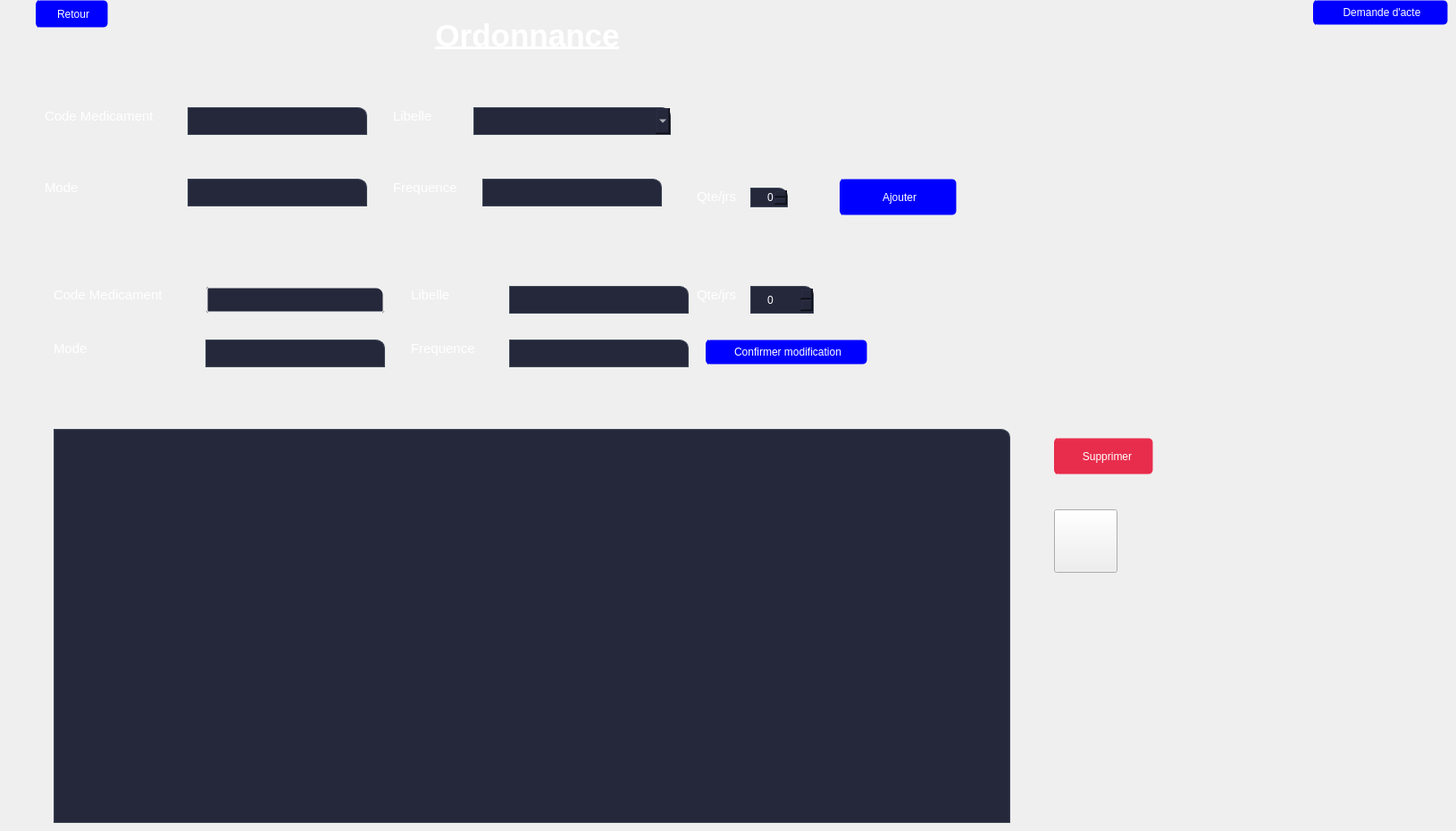
    <widget class="QWidget" name="page_4">
     <widget class="QLabel" name="titre_ord">
      <property name="geometry">
       <rect>
        <x>410</x>
        <y>0</y>
        <width>361</width>
        <height>81</height>
       </rect>
      </property>
      <property name="text">
       <string>&lt;html&gt;&lt;head/&gt;&lt;body&gt;&lt;p align=&quot;center&quot;&gt;&lt;span style=&quot; font-size:26pt; font-weight:600; text-decoration: underline; color:#ffffff;&quot;&gt;Ordonnance&lt;/span&gt;&lt;/p&gt;&lt;/body&gt;&lt;/html&gt;</string>
      </property>
     </widget>
     <widget class="QLineEdit" name="code_med">
      <property name="enabled">
       <bool>false</bool>
      </property>
      <property name="geometry">
       <rect>
        <x>210</x>
        <y>120</y>
        <width>201</width>
        <height>31</height>
       </rect>
      </property>
      <property name="styleSheet">
       <string notr="true">QLineEdit{
background-color:#25283b;

border:1px solid rgb(61, 70, 86);
color:rgb(255, 255, 255);
padding-left:16px;
border:1px solid rgb(61, 70, 86);
border-top-right-radius:10px;
border-down-right-radius:10px;
}
QLineEdit:focus{
border: 1px solid rgb(180, 180, 180);
}</string>
      </property>
     </widget>
     <widget class="QLineEdit" name="mode">
      <property name="geometry">
       <rect>
        <x>210</x>
        <y>200</y>
        <width>201</width>
        <height>31</height>
       </rect>
      </property>
      <property name="styleSheet">
       <string notr="true">QLineEdit{
background-color:#25283b;

border:1px solid rgb(61, 70, 86);
color:rgb(255, 255, 255);
padding-left:16px;
border:1px solid rgb(61, 70, 86);
border-top-right-radius:10px;
border-down-right-radius:10px;
}
QLineEdit:focus{
border: 1px solid rgb(180, 180, 180);
}</string>
      </property>
     </widget>
     <widget class="QLineEdit" name="frequence">
      <property name="geometry">
       <rect>
        <x>540</x>
        <y>200</y>
        <width>201</width>
        <height>31</height>
       </rect>
      </property>
      <property name="styleSheet">
       <string notr="true">QLineEdit{
background-color:#25283b;

border:1px solid rgb(61, 70, 86);
color:rgb(255, 255, 255);
padding-left:16px;
border:1px solid rgb(61, 70, 86);
border-top-right-radius:10px;
border-down-right-radius:10px;
}
QLineEdit:focus{
border: 1px solid rgb(180, 180, 180);
}</string>
      </property>
     </widget>
     <widget class="QSpinBox" name="quantite">
      <property name="geometry">
       <rect>
        <x>840</x>
        <y>210</y>
        <width>42</width>
        <height>22</height>
       </rect>
      </property>
      <property name="styleSheet">
       <string notr="true">QSpinBox{
background-color:#25283b;

border:1px solid rgb(61, 70, 86);
color:rgb(255, 255, 255);
padding-left:16px;
border:1px solid rgb(61, 70, 86);
border-top-right-radius:10px;
border-down-right-radius:10px;
}
QPsinBox:focus{
border: 1px solid rgb(180, 180, 180);
}</string>
      </property>
     </widget>
     <widget class="QLabel" name="qts_med">
      <property name="geometry">
       <rect>
        <x>780</x>
        <y>210</y>
        <width>61</width>
        <height>21</height>
       </rect>
      </property>
      <property name="text">
       <string>&lt;html&gt;&lt;head/&gt;&lt;body&gt;&lt;p&gt;&lt;span style=&quot; font-size:11pt; color:#ffffff;&quot;&gt;Qte/jrs&lt;/span&gt;&lt;/p&gt;&lt;/body&gt;&lt;/html&gt;</string>
      </property>
     </widget>
     <widget class="QPushButton" name="ajouter_ord">
      <property name="geometry">
       <rect>
        <x>940</x>
        <y>200</y>
        <width>131</width>
        <height>41</height>
       </rect>
      </property>
      <property name="styleSheet">
       <string notr="true">QPushButton {	
border:none;
background-color:#0000FF;
	background-position: left center;

    background-repeat: no-repeat;

	border-radius: 5px;
border:1px solid transparent;
color:rgb(255, 255, 255);
	text-align: center;

border-left:4px solid #0000FF;
	
}
QPushButton:hover {
	background-color:rgb(0, 0, 128);
	
}
QPushButton:pressed {
border:2px solid rgb(0, 0, 128);


}
</string>
      </property>
      <property name="text">
       <string>Ajouter</string>
      </property>
     </widget>
     <widget class="QPushButton" name="retour_ord">
      <property name="geometry">
       <rect>
        <x>40</x>
        <y>0</y>
        <width>81</width>
        <height>31</height>
       </rect>
      </property>
      <property name="styleSheet">
       <string notr="true">QPushButton {	
border:none;
background-color:#0000FF;
	background-position: left center;

    background-repeat: no-repeat;

	border-radius: 5px;
border:1px solid transparent;
color:rgb(255, 255, 255);
	text-align: center;

border-left:4px solid #0000FF;
	
}
QPushButton:hover {
	background-color:rgb(0, 0, 128);
	
}
QPushButton:pressed {
border:2px solid rgb(0, 0, 128);


}
</string>
      </property>
      <property name="text">
       <string>Retour</string>
      </property>
     </widget>
     <widget class="QTableView" name="tab_medicament">
      <property name="geometry">
       <rect>
        <x>60</x>
        <y>480</y>
        <width>1071</width>
        <height>441</height>
       </rect>
      </property>
      <property name="styleSheet">
       <string notr="true">QTableView{
background-color:#25283b;

border:1px solid rgb(61, 70, 86);
color:rgb(255, 255, 255);
padding-left:16px;
border:1px solid rgb(61, 70, 86);
border-top-right-radius:10px;
border-down-right-radius:10px;
}
QTableView:focus{
border: 1px solid rgb(180, 180, 180);
}</string>
      </property>
      <property name="selectionMode">
       <enum>QAbstractItemView::SingleSelection</enum>
      </property>
      <property name="selectionBehavior">
       <enum>QAbstractItemView::SelectRows</enum>
      </property>
      <attribute name="horizontalHeaderStretchLastSection">
       <bool>true</bool>
      </attribute>
      <attribute name="verticalHeaderVisible">
       <bool>false</bool>
      </attribute>
     </widget>
     <widget class="QPushButton" name="supprimer_ord">
      <property name="geometry">
       <rect>
        <x>1180</x>
        <y>490</y>
        <width>111</width>
        <height>41</height>
       </rect>
      </property>
      <property name="styleSheet">
       <string notr="true">QPushButton {	
border:none;
	background-position: center;
padding-left:5px;
    background-repeat: no-repeat;
background-color:rgb(232, 45, 76);
	border-radius: 5px;
border:1px solid transparent;
color:rgb(255, 255, 255);
	text-align: center;
border-left:4px solid rgb(232, 45, 76);

	
}
QPushButton:hover {
	background-color: rgb(240, 46, 78);

}
QPushButton:pressed {
border:2px solid rgb(179, 34, 58);


}
</string>
      </property>
      <property name="text">
       <string>Supprimer</string>
      </property>
     </widget>
     <widget class="QLabel" name="code_med_2">
      <property name="geometry">
       <rect>
        <x>50</x>
        <y>120</y>
        <width>151</width>
        <height>21</height>
       </rect>
      </property>
      <property name="styleSheet">
       <string notr="true"/>
      </property>
      <property name="text">
       <string>&lt;html&gt;&lt;head/&gt;&lt;body&gt;&lt;p&gt;&lt;span style=&quot; font-size:11pt; color:#ffffff;&quot;&gt;Code Medicament&lt;/span&gt;&lt;/p&gt;&lt;/body&gt;&lt;/html&gt;</string>
      </property>
     </widget>
     <widget class="QLabel" name="mode_2">
      <property name="geometry">
       <rect>
        <x>50</x>
        <y>200</y>
        <width>51</width>
        <height>21</height>
       </rect>
      </property>
      <property name="styleSheet">
       <string notr="true"/>
      </property>
      <property name="text">
       <string>&lt;html&gt;&lt;head/&gt;&lt;body&gt;&lt;p&gt;&lt;span style=&quot; font-size:11pt; color:#ffffff;&quot;&gt;Mode&lt;/span&gt;&lt;/p&gt;&lt;/body&gt;&lt;/html&gt;</string>
      </property>
     </widget>
     <widget class="QLabel" name="libelle">
      <property name="geometry">
       <rect>
        <x>440</x>
        <y>120</y>
        <width>61</width>
        <height>21</height>
       </rect>
      </property>
      <property name="text">
       <string>&lt;html&gt;&lt;head/&gt;&lt;body&gt;&lt;p&gt;&lt;span style=&quot; font-size:11pt; color:#ffffff;&quot;&gt;Libelle&lt;/span&gt;&lt;/p&gt;&lt;/body&gt;&lt;/html&gt;</string>
      </property>
     </widget>
     <widget class="QLabel" name="frequence_2">
      <property name="geometry">
       <rect>
        <x>440</x>
        <y>200</y>
        <width>91</width>
        <height>21</height>
       </rect>
      </property>
      <property name="text">
       <string>&lt;html&gt;&lt;head/&gt;&lt;body&gt;&lt;p&gt;&lt;span style=&quot; font-size:11pt; color:#ffffff;&quot;&gt;Frequence&lt;/span&gt;&lt;/p&gt;&lt;/body&gt;&lt;/html&gt;</string>
      </property>
     </widget>
     <widget class="QStackedWidget" name="stackedWidget_2">
      <property name="geometry">
       <rect>
        <x>40</x>
        <y>290</y>
        <width>1111</width>
        <height>159</height>
       </rect>
      </property>
      <property name="currentIndex">
       <number>2</number>
      </property>
      <widget class="QWidget" name="page_6"/>
      <widget class="QWidget" name="page_7">
       <widget class="QWidget" name="verticalLayoutWidget">
        <property name="geometry">
         <rect>
          <x>10</x>
          <y>10</y>
          <width>961</width>
          <height>121</height>
         </rect>
        </property>
        <layout class="QVBoxLayout" name="verticalLayout"/>
       </widget>
      </widget>
      <widget class="QWidget" name="page_8">
       <widget class="QLabel" name="code_med_modif_3">
        <property name="geometry">
         <rect>
          <x>20</x>
          <y>30</y>
          <width>151</width>
          <height>21</height>
         </rect>
        </property>
        <property name="styleSheet">
         <string notr="true"/>
        </property>
        <property name="text">
         <string>&lt;html&gt;&lt;head/&gt;&lt;body&gt;&lt;p&gt;&lt;span style=&quot; font-size:11pt; color:#ffffff;&quot;&gt;Code Medicament&lt;/span&gt;&lt;/p&gt;&lt;/body&gt;&lt;/html&gt;</string>
        </property>
       </widget>
       <widget class="QLabel" name="libelle_modif">
        <property name="geometry">
         <rect>
          <x>420</x>
          <y>30</y>
          <width>61</width>
          <height>21</height>
         </rect>
        </property>
        <property name="text">
         <string>&lt;html&gt;&lt;head/&gt;&lt;body&gt;&lt;p&gt;&lt;span style=&quot; font-size:11pt; color:#ffffff;&quot;&gt;Libelle&lt;/span&gt;&lt;/p&gt;&lt;/body&gt;&lt;/html&gt;</string>
        </property>
       </widget>
       <widget class="QLabel" name="mode_modif_3">
        <property name="geometry">
         <rect>
          <x>20</x>
          <y>90</y>
          <width>51</width>
          <height>21</height>
         </rect>
        </property>
        <property name="text">
         <string>&lt;html&gt;&lt;head/&gt;&lt;body&gt;&lt;p&gt;&lt;span style=&quot; font-size:11pt; color:#ffffff;&quot;&gt;Mode&lt;/span&gt;&lt;/p&gt;&lt;/body&gt;&lt;/html&gt;</string>
        </property>
       </widget>
       <widget class="QLineEdit" name="mode_modif">
        <property name="geometry">
         <rect>
          <x>190</x>
          <y>90</y>
          <width>201</width>
          <height>31</height>
         </rect>
        </property>
        <property name="styleSheet">
         <string notr="true">QLineEdit{
background-color:#25283b;

border:1px solid rgb(61, 70, 86);
color:rgb(255, 255, 255);
padding-left:16px;
border:1px solid rgb(61, 70, 86);
border-top-right-radius:10px;
border-down-right-radius:10px;
}
QLineEdit:focus{
border: 1px solid rgb(180, 180, 180);
}</string>
        </property>
       </widget>
       <widget class="QLineEdit" name="code_med_modif">
        <property name="enabled">
         <bool>false</bool>
        </property>
        <property name="geometry">
         <rect>
          <x>190</x>
          <y>30</y>
          <width>201</width>
          <height>31</height>
         </rect>
        </property>
        <property name="styleSheet">
         <string notr="true">QLineEdit{
background-color:#25283b;

border:1px solid rgb(61, 70, 86);
color:rgb(255, 255, 255);
padding-left:16px;
border: 5px solid transparent;border-top-right-radius:10px;
border-down-right-radius:10px;
}
QLineEdit:focus{
border: 5px solid transparent;}</string>
        </property>
       </widget>
       <widget class="QLineEdit" name="freq__modif">
        <property name="geometry">
         <rect>
          <x>530</x>
          <y>90</y>
          <width>201</width>
          <height>31</height>
         </rect>
        </property>
        <property name="styleSheet">
         <string notr="true">QLineEdit{
background-color:#25283b;

border:1px solid rgb(61, 70, 86);
color:rgb(255, 255, 255);
padding-left:16px;
border:1px solid rgb(61, 70, 86);
border-top-right-radius:10px;
border-down-right-radius:10px;
}
QLineEdit:focus{
border: 1px solid rgb(180, 180, 180);
}</string>
        </property>
       </widget>
       <widget class="QLabel" name="freq_modif">
        <property name="geometry">
         <rect>
          <x>420</x>
          <y>90</y>
          <width>91</width>
          <height>21</height>
         </rect>
        </property>
        <property name="text">
         <string>&lt;html&gt;&lt;head/&gt;&lt;body&gt;&lt;p&gt;&lt;span style=&quot; font-size:11pt; color:#ffffff;&quot;&gt;Frequence&lt;/span&gt;&lt;/p&gt;&lt;/body&gt;&lt;/html&gt;</string>
        </property>
       </widget>
       <widget class="QLineEdit" name="libelle__modif">
        <property name="enabled">
         <bool>false</bool>
        </property>
        <property name="geometry">
         <rect>
          <x>530</x>
          <y>30</y>
          <width>201</width>
          <height>31</height>
         </rect>
        </property>
        <property name="styleSheet">
         <string notr="true">QLineEdit{
background-color:#25283b;

border:1px solid rgb(61, 70, 86);
color:rgb(255, 255, 255);
padding-left:16px;
border:1px solid rgb(61, 70, 86);
border-top-right-radius:10px;
border-down-right-radius:10px;
}
QLineEdit:focus{
border: 1px solid rgb(180, 180, 180);
}</string>
        </property>
       </widget>
       <widget class="QLabel" name="qts_modif_3">
        <property name="geometry">
         <rect>
          <x>740</x>
          <y>30</y>
          <width>61</width>
          <height>20</height>
         </rect>
        </property>
        <property name="text">
         <string>&lt;html&gt;&lt;head/&gt;&lt;body&gt;&lt;p&gt;&lt;span style=&quot; font-size:11pt; color:#ffffff;&quot;&gt;Qte/jrs&lt;/span&gt;&lt;/p&gt;&lt;/body&gt;&lt;/html&gt;</string>
        </property>
       </widget>
       <widget class="QPushButton" name="modifier_ord">
        <property name="geometry">
         <rect>
          <x>750</x>
          <y>90</y>
          <width>181</width>
          <height>28</height>
         </rect>
        </property>
        <property name="styleSheet">
         <string notr="true">QPushButton {	
border:none;
background-color:#0000FF;
	background-position: left center;

    background-repeat: no-repeat;

	border-radius: 5px;
border:1px solid transparent;
color:rgb(255, 255, 255);
	text-align: center;

border-left:4px solid #0000FF;
	
}
QPushButton:hover {
	background-color:rgb(0, 0, 128);
	
}
QPushButton:pressed {
border:2px solid rgb(0, 0, 128);


}
</string>
        </property>
        <property name="text">
         <string>Confirmer modification</string>
        </property>
       </widget>
       <widget class="QSpinBox" name="qts_modif">
        <property name="geometry">
         <rect>
          <x>800</x>
          <y>30</y>
          <width>71</width>
          <height>31</height>
         </rect>
        </property>
        <property name="styleSheet">
         <string notr="true">QSpinBox{
background-color:#25283b;

border:1px solid rgb(61, 70, 86);
color:rgb(255, 255, 255);
padding-left:16px;
border:1px solid rgb(61, 70, 86);
border-top-right-radius:10px;
border-down-right-radius:10px;
}
QPsinBox:focus{
border: 1px solid rgb(180, 180, 180);
}</string>
        </property>
       </widget>
       <widget class="QPushButton" name="pushButton_8">
        <property name="geometry">
         <rect>
          <x>1070</x>
          <y>20</y>
          <width>31</width>
          <height>31</height>
         </rect>
        </property>
        <property name="styleSheet">
         <string notr="true">QPushButton {	
border:none;
	background-image: url(C:/Users/Pavillion/Desktop/E-HEALTH/photo/fermer.png);

	background-position:  center;
    background-repeat: no-repeat;

	
}</string>
        </property>
        <property name="text">
         <string/>
        </property>
       </widget>
      </widget>
     </widget>
     <widget class="QPushButton" name="pdf">
      <property name="geometry">
       <rect>
        <x>1180</x>
        <y>570</y>
        <width>71</width>
        <height>71</height>
       </rect>
      </property>
      <property name="styleSheet">
       <string notr="true"> QPushButton{
    font: 12pt &quot;MS Shell Dlg 2&quot;;
color:white;
background-image:url(C:/Users/Pavillion/Desktop/E-HEALTH/photo/imprimer);
background-position:  center;
background-repeat:no-repeat;
				   }





</string>
      </property>
      <property name="text">
       <string/>
      </property>
     </widget>
     <widget class="QComboBox" name="libelle_med">
      <property name="geometry">
       <rect>
        <x>530</x>
        <y>120</y>
        <width>221</width>
        <height>31</height>
       </rect>
      </property>
      <property name="styleSheet">
       <string notr="true">QComboBox{
background-color:#25283b;

border:1px solid rgb(61, 70, 86);
color:rgb(255, 255, 255);
padding-left:16px;
border:1px solid rgb(61, 70, 86);
border-top-right-radius:10px;
border-down-right-radius:10px;
padding: 1px 0px 1px 3px;

}
QComboBox:focus{
border: 1px solid rgb(180, 180, 180);
color:rgb(255, 255, 255);

}
QListView
{
  color: white;
}</string>
      </property>
      <property name="currentIndex">
       <number>-1</number>
      </property>
     </widget>
     <widget class="QPushButton" name="ord_acte">
      <property name="geometry">
       <rect>
        <x>1470</x>
        <y>0</y>
        <width>151</width>
        <height>28</height>
       </rect>
      </property>
      <property name="styleSheet">
       <string notr="true">QPushButton {	
border:none;
background-color:#0000FF;
	background-position: left center;

    background-repeat: no-repeat;

	border-radius: 5px;
border:1px solid transparent;
color:rgb(255, 255, 255);
	text-align: center;

border-left:4px solid #0000FF;
	
}
QPushButton:hover {
	background-color:rgb(0, 0, 128);
	
}
QPushButton:pressed {
border:2px solid rgb(0, 0, 128);


}
</string>
      </property>
      <property name="text">
       <string>Demande d'acte</string>
      </property>
     </widget>
    </widget>
